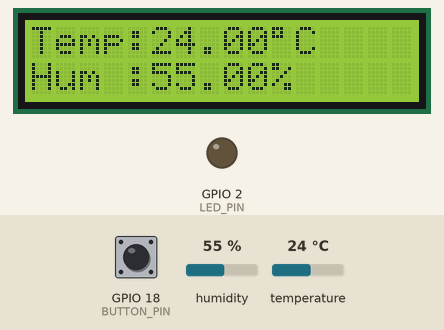
Recording of a sketch running on a simulated ESP32. Parts: 16×2 character LCD, output pins drawn as LEDs (lit = HIGH). The inputs (shaded band) are chosen by the test bench; at power-on: GPIO 18 (BUTTON_PIN) HIGH, humidity 55 %, temperature 24 °C. What the sketch prints to the serial monitor is not drawn.

Above: at 1.2 s.
1.3 s: GPIO 18 (BUTTON_PIN) pulled LOW for 2.35 s
At 1.9 s:
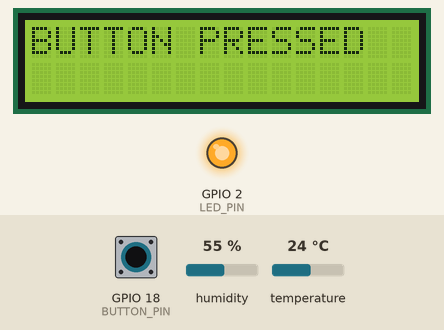
5.1 s: humidity set to 22 %
At 6.9 s:
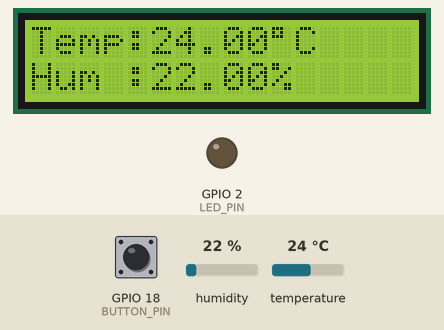
7.8 s: temperature set to 12 °C
At 9.1 s:
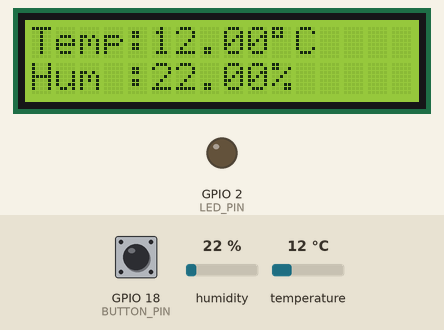
10.5 s: humidity set to 40 %
At 13.5 s:
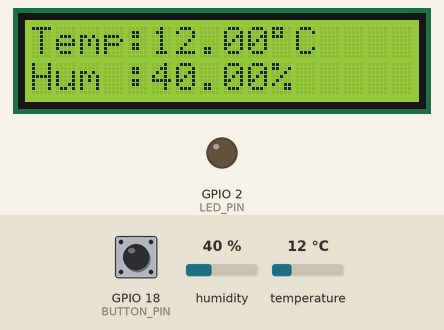
13.9 s: temperature set to 19 °C
At 15.7 s:
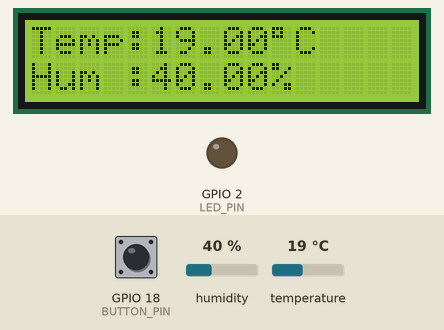
Timing chart, 0 to 17.2 s (numbered marks = the images above; inputs shaded):
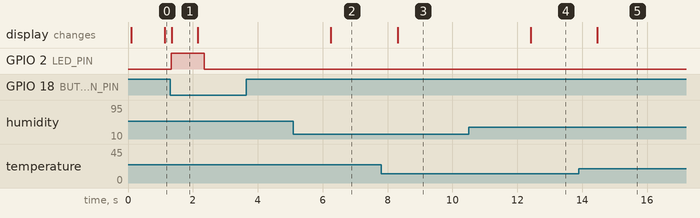

The sketch:

program_esp32_external_interrupt.ino
```cpp
#include <Arduino.h>
#include <Wire.h>
#include <LiquidCrystal_I2C.h>
#include <DHT.h>

// ======================
// PIN
// ======================
#define DHTPIN 4
#define DHTTYPE DHT22

#define BUTTON_PIN 18
#define LED_PIN 2

#define SDA_PIN 19
#define SCL_PIN 22

// ======================
// OBJECT
// ======================
DHT dht(DHTPIN, DHTTYPE);
LiquidCrystal_I2C lcd(0x27, 16, 2);

// ======================
// GLOBAL VARIABLE
// ======================
float suhu = 0;
float hum = 0;

volatile bool buttonPressed = false;

// ======================
// MUTEX
// ======================
SemaphoreHandle_t dataMutex;
SemaphoreHandle_t lcdMutex;

// ======================
// INTERRUPT FUNCTION
// ======================
void IRAM_ATTR buttonISR() {

  buttonPressed = true;
}

// ======================
// TASK SENSOR
// PRIORITY 3
// ======================
void TaskSensor(void *pvParameters) {

  while (1) {

    float t = dht.readTemperature();
    float h = dht.readHumidity();

    if (!isnan(t) && !isnan(h)) {

      xSemaphoreTake(dataMutex, portMAX_DELAY);

      suhu = t;
      hum = h;

      xSemaphoreGive(dataMutex);

      Serial.println("Sensor Updated");
    }

    vTaskDelay(2000 / portTICK_PERIOD_MS);
  }
}

// ======================
// TASK LCD
// PRIORITY 2
// ======================
void TaskLCD(void *pvParameters) {

  while (1) {

    xSemaphoreTake(dataMutex, portMAX_DELAY);

    float t = suhu;
    float h = hum;

    xSemaphoreGive(dataMutex);

    if (xSemaphoreTake(lcdMutex, pdMS_TO_TICKS(100)) == pdTRUE) {
      lcd.clear();
      lcd.setCursor(0, 0);
      lcd.print("Temp:");
      lcd.print(t);
      lcd.print((char)223);
      lcd.print("C");

      lcd.setCursor(0, 1);
      lcd.print("Hum :");
      lcd.print(h);
      lcd.print("%");
      xSemaphoreGive(lcdMutex);
    }

    vTaskDelay(pdMS_TO_TICKS(1000));
  }
}

// ======================
// TASK LED + INTERRUPT
// PRIORITY 1
// ======================
void TaskLED(void *pvParameters) {

  while (1) {

    if (buttonPressed == true) {

      buttonPressed = false;

      Serial.println("BUTTON PRESSED");

      digitalWrite(LED_PIN, HIGH);

      if (xSemaphoreTake(lcdMutex, pdMS_TO_TICKS(100)) == pdTRUE) {
        lcd.clear();
        lcd.setCursor(0, 0);
        lcd.print("BUTTON PRESSED");
        xSemaphoreGive(lcdMutex);
      }

      vTaskDelay(pdMS_TO_TICKS(1000));

      digitalWrite(LED_PIN, LOW);
    }

    vTaskDelay(pdMS_TO_TICKS(50));
  }
}

// ======================
// SETUP
// ======================
void setup() {

  Serial.begin(115200);

  // ======================
  // DHT START
  // ======================
  dht.begin();

  // ======================
  // LCD START
  // ======================
  Wire.begin(SDA_PIN, SCL_PIN);

  lcd.init();
  lcd.backlight();

  lcd.setCursor(0, 0);
  lcd.print("SYSTEM START");

  // ======================
  // LED
  // ======================
  pinMode(LED_PIN, OUTPUT);

  // ======================
  // BUTTON
  // ======================
  pinMode(BUTTON_PIN, INPUT_PULLUP);

  attachInterrupt(
    digitalPinToInterrupt(BUTTON_PIN),
    buttonISR,
    FALLING
  );

  // ======================
  // MUTEX
  // ======================
  dataMutex = xSemaphoreCreateMutex();
  lcdMutex = xSemaphoreCreateMutex();

  // ======================
  // CREATE TASK
  // ======================

  xTaskCreatePinnedToCore(
    TaskSensor,
    "SensorTask",
    2048,
    NULL,
    3,
    NULL,
    1
  );

  xTaskCreatePinnedToCore(
    TaskLCD,
    "LCDTask",
    2048,
    NULL,
    2,
    NULL,
    1
  );

  xTaskCreatePinnedToCore(
    TaskLED,
    "LEDTask",
    2048,
    NULL,
    1,
    NULL,
    0
  );
}

// ======================
// LOOP
// ======================
void loop() {

}
```

Measured:
- after the input at 1.3 s, GPIO 2 (LED_PIN): LOW → HIGH at once, → LOW 1.0 s later; the display: changes after 0.05 s (image 1)
- after the input at 5.1 s, the display: changes after 1.2 s (image 2)
- after the input at 7.8 s, the display: changes after 0.51 s (image 3)
- after the input at 10.5 s, the display: changes after 1.9 s (image 4)
- after the input at 13.9 s, the display: changes after 0.56 s (image 5)
- what the display in image 1 shows lasts 0.9 s, from 1.3 s to 2.2 s
